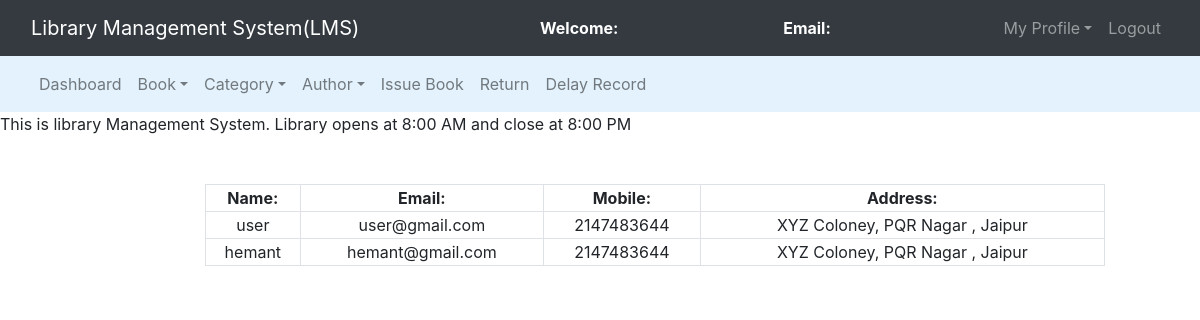
The page /admin/regusers.php on the database as committed earlier.
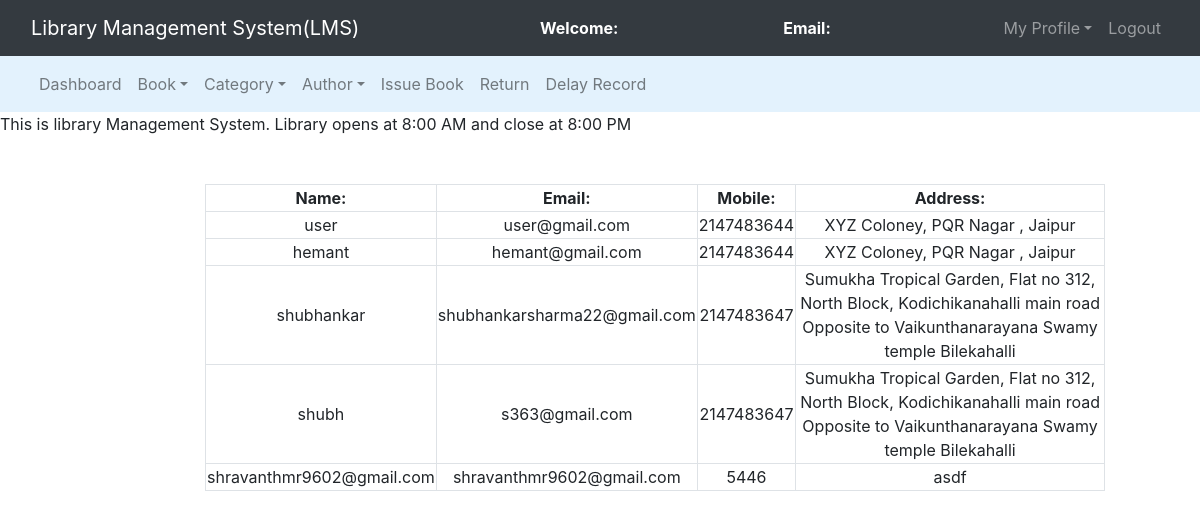
The same page on the database as committed later.
### tables this page shows
CREATE TABLE `users` (
  `id` int(11) NOT NULL,
  `name` varchar(50) NOT NULL,
  `email` varchar(100) NOT NULL,
  `password` varchar(100) NOT NULL,
  `mobile` int(10) NOT NULL,
  `address` varchar(250) NOT NULL
);

### admin/regusers.php (the view, shortened to what this page needs)
<?php
	$connection = mysqli_connect("localhost","root","");
	$query = "select * from users";
?>
<!DOCTYPE html>
<html>
<head>
	<link rel="stylesheet" type="text/css" href="../bootstrap-4.4.1/css/bootstrap.min.css">
</head>
<body>
	<nav class="navbar navbar-expand-lg navbar-dark bg-dark">
		<div class="container-fluid">
			<div class="navbar-header">
				<a class="navbar-brand" href="index.php">Library Management System(LMS)</a>
			</div>
			<font style="color: white"><span><strong>Welcome: <?php echo $_SESSION['name'];?></strong></span></font>
			<font style="color: white"><span><strong>Email: <?php echo $_SESSION['email'];?></strong></span></font>
			<ul class="nav navbar-nav navbar-right">
				<li class="nav-item dropdown">
					<a class="nav-link dropdown-toggle" data-toggle="dropdown">My Profile</a>
				</li>
				<li class="nav-item"><a class="nav-link" href="../logout.php">Logout</a></li>
			</ul>
		</div>
	</nav>
<nav class="navbar navbar-expand-lg navbar-light" style="background-color: #e3f2fd">
	<div class="container-fluid">
		<ul class="nav navbar-nav navbar-center">
			<li class="nav-item">
				<a href="admin_dashboard.php" class="nav-link">Dashboard</a>
			</li>
			<li class="nav-item dropdown">
				<a class="nav-link dropdown-toggle" data-toggle="dropdown">Book</a>
			</li>
			<li class="nav-item dropdown">
				<a class="nav-link dropdown-toggle" data-toggle="dropdown">Category</a>
			</li>
			<li class="nav-item dropdown">
				<a class="nav-link dropdown-toggle" data-toggle="dropdown">Author</a>
			</li>
			<li class="nav-item">
				<a href="issue_book.php" class="nav-link">Issue Book</a>
			</li>
			<li class="nav-item">
				<a href="return.php" class="nav-link">Return</a>
			</li>
			<li class="nav-item">
				<a href="delay_display.php" class="nav-link">Delay Record</a>
			</li>
		</ul>
	</div>
</nav>
<span><marquee>This is library Management System. Library opens at 8:00 AM and close at 8:00 PM</marquee></span><br><br>
<div class="row">
	<div class="col-md-2"></div>
	<div class="col-md-8">
		<form>
			<table class="table-bordered" width="900px" style="text-align: center">
				<tr>
					<th>Name:</th>
					<th>Email:</th>
					<th>Mobile:</th>
					<th>Address:</th>
				</tr>
				<?php
					$query_run = mysqli_query($connection,$query);
					while($row = mysqli_fetch_assoc($query_run)){
						$name = $row['name'];
						$email = $row['email'];
						$mobile = $row['mobile'];
						$address = $row['address'];
				?>
						<tr>
							<td><?php echo $name;?></td>
							<td><?php echo $email;?></td>
							<td><?php echo $mobile;?></td>
							<td><?php echo $address;?></td>
						</tr>
						<?php
					}
				?>
			</table>
		</form>
	</div>
	<div class="col-md-2"></div>
</div>
</body>
</html>

Rows that differ between the two databases and show on the page:
added users: name "shubhankar", email "shubhankarsharma22@gmail.com", mobile "2147483647", address "Sumukha Tropical Garden, Flat no 312, North Block, Kodichikanahalli main road Opposite to Vaikunthanarayana Swamy temple Bilekahalli"
added users: name "shubh", email "s363@gmail.com", mobile "2147483647", address "Sumukha Tropical Garden, Flat no 312, North Block, Kodichikanahalli main road Opposite to Vaikunthanarayana Swamy temple Bilekahalli"
added users: name "shravanthmr9602@gmail.com", email "shravanthmr9602@gmail.com", mobile "5446", address "asdf"
